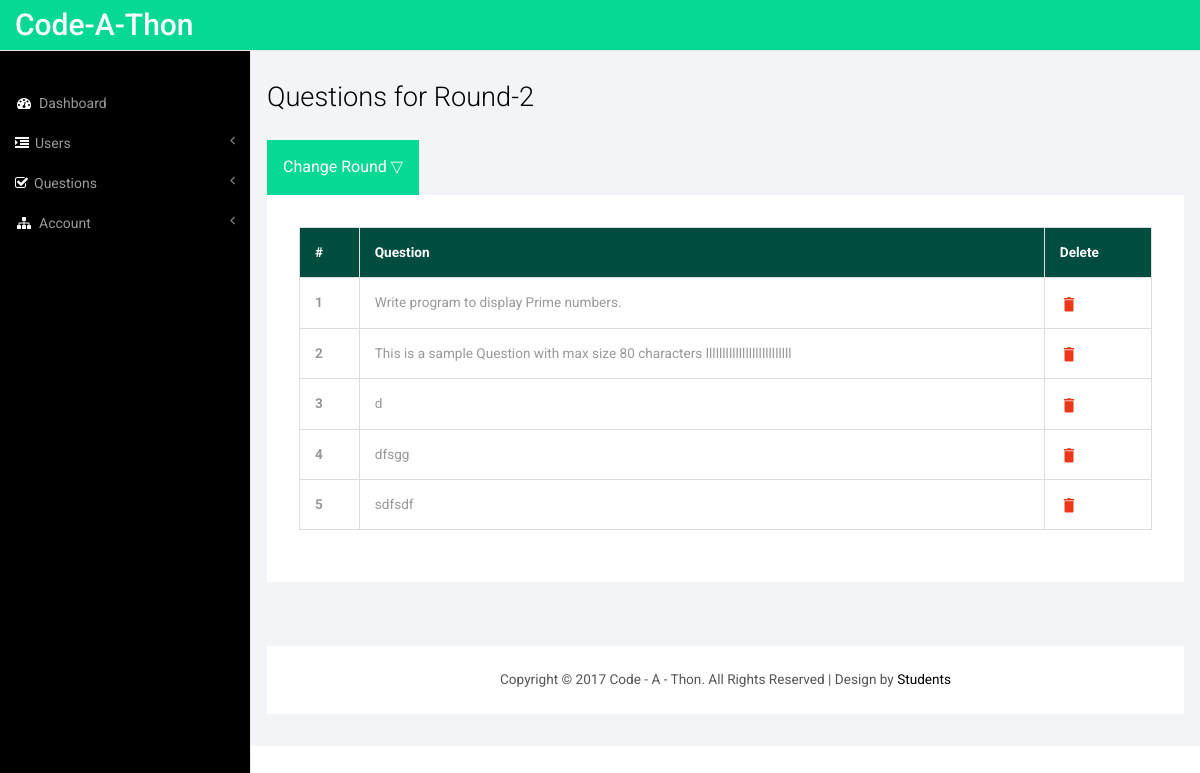
/viewQuestionsr2.php (signed in), run on the app's committed database.
### tables this page shows
CREATE TABLE `question` (
  `id` int(11) NOT NULL AUTO_INCREMENT,
  `question` varchar(80) NOT NULL,
  `round_type` int(1) NOT NULL,
  PRIMARY KEY (`id`)
);

### viewQuestionsr2.php (the view, shortened to what this page needs)
<?php
	if(isset($_SESSION['id'])){
	require "conn.php";
	$query = "SELECT * FROM question WHERE round_type=2";
	$result = mysqli_query($conn, $query);
	$n = 1;
			?>
<!DOCTYPE HTML>
<html>
<head>
<link href="css/bootstrap.min.css" rel='stylesheet' type='text/css' />
<link href="css/style.css" rel='stylesheet' type='text/css' />
<link href="css/font-awesome.css" rel="stylesheet">
</head>
<body>
<div id="wrapper">
        <nav class="top1 navbar navbar-default navbar-static-top" role="navigation" style="margin-bottom: 0">
            <div class="navbar-header">
                <a class="navbar-brand" href="index.html">Code-A-Thon</a>
            </div>
            <div class="navbar-default sidebar" role="navigation">
                <div class="sidebar-nav navbar-collapse">
                    <ul class="nav" id="side-menu">
						<li><a href="index.php"><i
								class="fa fa-dashboard fa-fw nav_icon"></i>Dashboard</a></li>
						<li><a href="#"><i class="fa fa-indent nav_icon"></i>Users<span class="fa arrow"></span></a>
							 </li>
						<li><a href="#"><i class="fa fa-check-square-o nav_icon"></i>Questions<span
								class="fa arrow"></span></a>
							 </li>
						<li><a href="#"><i class="fa fa-sitemap fa-fw nav_icon"></i>Account<span
								class="fa arrow"></span></a>
							 </li>
					</ul>
                </div>
            </div>
        </nav>
        <div id="page-wrapper">
        <div class="col-md-12 graphs">
	   <div class="xs">
  	 <h3>Questions for Round-2</h3>
  	<div class="dropdown">
		<button onclick="myFunction()" class="dropbtn">Change Round &#9661;</button>
		</div>
	<div class="bs-example4" data-example-id="simple-responsive-table">
    <div class="table-responsive">
      <table class="table table-bordered">
        <thead style="background-color: #004d40;">
          <tr>
            <th style="color: #ffffff">#</th>
            <th style="color: #ffffff">Question</th>
            <th style="color: #ffffff">Delete</th>
          </tr>
        </thead>
        <tbody>
        <?php
        	while($row = mysqli_fetch_assoc($result)){
        		$question = $row['question'];
        ?>
        		<tr>
		            <th scope="row"><?php echo $n++;?></th>
		            <td><?php echo $question;?></td>
		            <td><a href="viewQuestionsr2.php?delete=<?php echo $row['id']?>" onclick="return confirm('Are you sure you want to delete?')"><img src="images/delete.png" alt="" width="18px" height="18px"/></a></td>
	          	</tr>
        <?php
        	}
        ?>
        </tbody>
      </table>
    </div>
  </div>
  </div>
  <div class="copy_layout">
      <p>
		Copyright &copy; 2017 Code - A - Thon. All Rights Reserved |
		Design by <a target="_blank">Students</a>
	</p>
  </div>
   </div>
      </div>
   </div>
<link href="css/custom.css" rel="stylesheet">
</body>
</html>
<?php
	}
?>

### css/style.css (style rules this page uses)
h4, h5, h6, h1, h2, h3 { margin-top: 0; }
ul, ol { margin: 0; }
p { margin: 0; }
html, body { font-family: 'Roboto', sans-serif; font-size: 100%; background:#000; overflow-x: hidden; }
body a { transition:0.5s all; -webkit-transition:0.5s all; -moz-transition:0.5s all; -o-transition:0.5s all; -ms-transition:0.5s all; }
.navbar-default.sidebar { background-color: #000; font-family: 'Roboto', sans-serif; }
nav.top1.navbar.navbar-default.navbar-static-top { background-color:rgb(6, 217, 149); font-family: 'Roboto', sans-serif; }
.navbar-default .navbar-brand { color: #fff !important; font-size: 30px; font-weight: 500; }
i.nav_icon { color: #fff; margin-right:6px; }
.sidebar ul li a { color: #999; font-size:14px; }
.sidebar-nav.navbar-collapse { margin: 2em 0 0 0; }
.copy p, .copy_layout p { font-size:0.85em; color:#555; }
.copy p a, .copy_layout p a { color:#000; }
.graphs { padding: 2em 1em; background: #f2f4f8; font-family: 'Roboto', sans-serif; }
.bs-example4 { background: #fff; padding: 2em; }
.xs h3, .widget_head { color:#000; font-size:1.7em; font-weight:300; margin-bottom: 1em; }
.table > thead > tr > th, .table > tbody > tr > th, .table > tfoot > tr > th, .table > thead > tr > td, .table > tbody > tr > td, .table > tfoot > tr > td { border-top: none !important; }
.table > thead > tr > th, .table > tbody > tr > th, .table > tfoot > tr > th, .table > thead > tr > td, .table > tbody > tr > td, .table > tfoot > tr > td { font-size: 0.85em; color: #999; }
.table td, .table>tbody>tr>td, .table>tbody>tr>th, .table>tfoot>tr>td, .table>tfoot>tr>th, .table>thead>tr>td, .table>thead>tr>th { padding:15px !important; }
.table > thead > tr > th { border-bottom: 1px solid #ddd !important; }
.copy_layout { padding:1.5em 0; background:#fff; text-align:center; margin: 4em 0 0em 0; }

### css/custom.css (style rules this page uses)
#wrapper { width: 100%; }
#page-wrapper { min-height: 568px; background-color: #fff; }
@media (min-width:768px) { #page-wrapper { position: inherit; margin: 0 0 0 250px; border-left: 1px solid #e7e7e7; } }
.sidebar .sidebar-nav.navbar-collapse { padding-right: 0; padding-left: 0; }
.sidebar .arrow { float: right; }
.sidebar .fa.arrow:before { content: "\f104"; }
@media (min-width:768px) { .sidebar { z-index: 1; position: absolute; width: 250px; margin-top: 51px; } }

### viewQuestionsr2.php (style rules this page uses)
.dropbtn { background-color: #06D995; color: white; padding: 16px; font-size: 16px; border: none; cursor: pointer; }

### data on the page
question: question "Write program to display Prime numbers."
question: question "This is a sample Question with max size 80 characters llllllllllllllllllllllllll"
question: question "d"
question: question "dfsgg"
question: question "sdfsdf"
